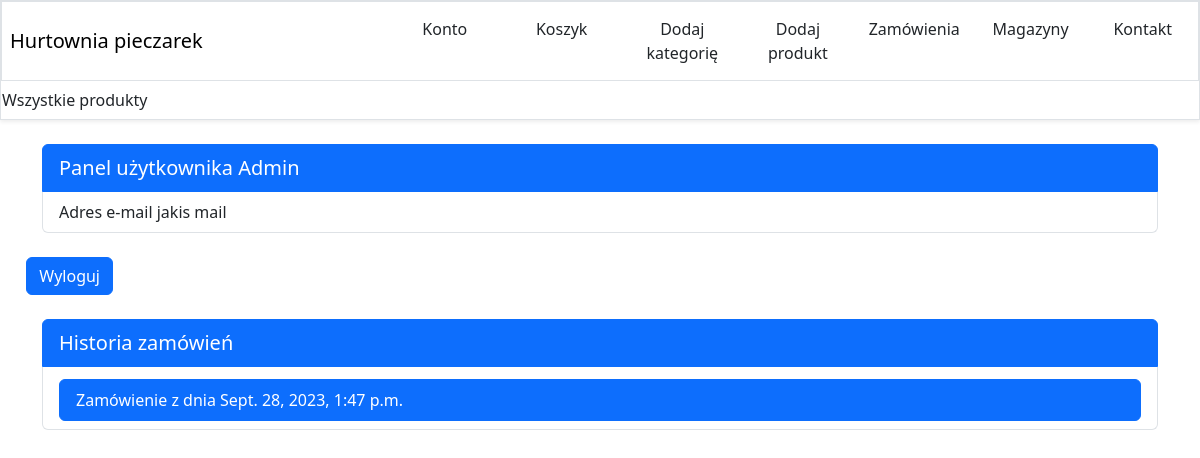
/user (signed in), run on an earlier commit of the app's database.
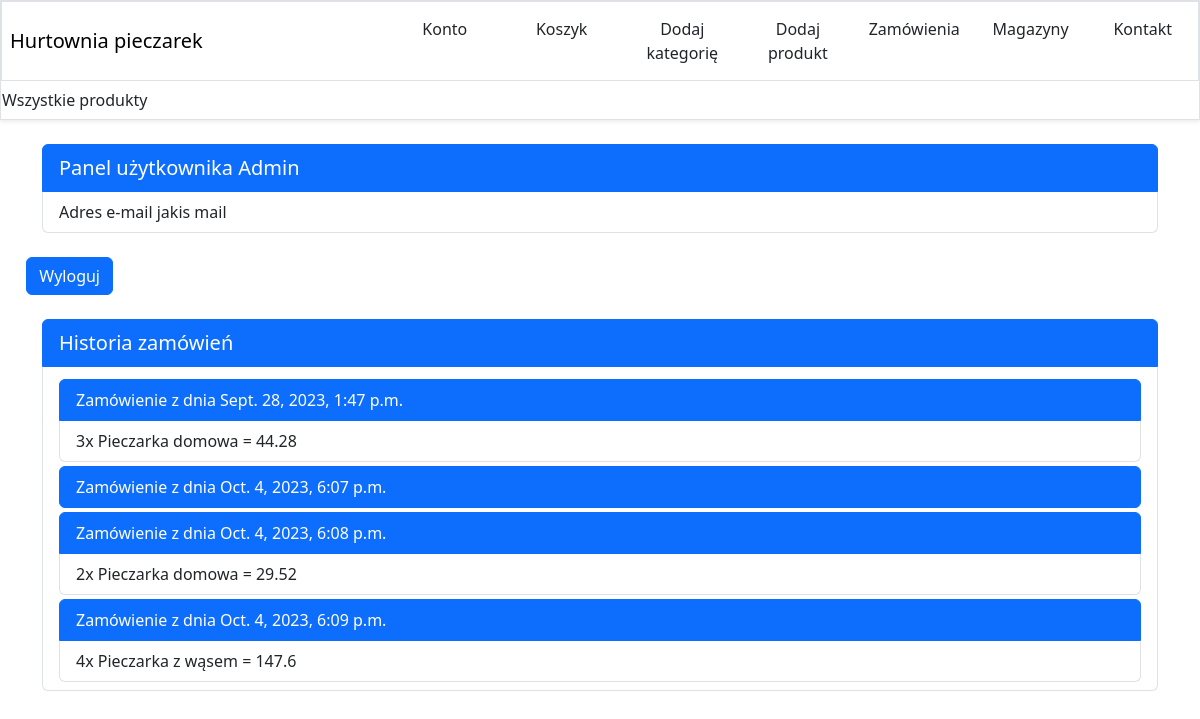
And on a later commit of the database.
### testapp/models.py (models this page shows, shortened)
class Purchase(models.Model):
    purchase_date = models.DateTimeField(default=datetime.now)
    user = models.ForeignKey(CustomUser,on_delete=models.DO_NOTHING,null=True)
    email = models.EmailField(null=True)
    def get_ordered_products(self):
        return Purchase_item.objects.filter(purchase=self)

class Purchase_item(models.Model):
    purchase    = models.ForeignKey(Purchase,on_delete = models.DO_NOTHING)
    product     = models.ForeignKey(Product,on_delete = models.DO_NOTHING)
    amount      = models.IntegerField()
    def get_brutto_price(self):
        return self.amount*self.product.get_brutto_price()

class Product(models.Model):
    product_name    = models.CharField(max_length=32)
    price           = models.IntegerField(default = 0)
    promoted        = models.BooleanField(default = False)
    category        = models.ForeignKey(Product_category,on_delete = models.PROTECT,null=True)
    tax             = models.ForeignKey(Tax,on_delete = models.PROTECT,null=True)
    description     = models.CharField(max_length=400,null=True)
    def get_brutto_price(self):
        return ceil(self.price*(1+self.tax.tax_value/100.0))/100.0

class Tax(models.Model):
    tax_value = models.IntegerField(default=23)

### testapp/views.py (the view)
@login_required
def user_page(response):
    data = get_basepage_data(response)
    data['purchases'] = Purchase.objects.filter(user=response.user)
    return render(response,'user_page.html',data)

### testapp/models.py (called while the page is built)
    def is_admin(self):
        return True if self.user_type == 1 else False

### testapp/views.py (called while the page is built)
def get_distinct_categories():
    categories_ids = Product.objects.values("category").distinct()
    categories = []
    for cat_id in categories_ids:
        categories.append(Product_category.objects.get(id=cat_id['category']))
    return categories

def get_basepage_data(response):
    return {"categories":get_distinct_categories(),"user":response.user}

### testapp/templates/user_page.html
{%extends 'base.html'%}
{%load static%}
{%block content%}
    {%if user.is_authenticated%}
    <ul class="list-group">
        <li class="fs-5 list-group-item active">Panel użytkownika {{user.username}}</li>
        <li class="list-group-item">Adres e-mail {{user.email}}</li>
    </ul>
    <div class="row mt-4">
        <div class="col-1 d-flex justify-content-end fs-4"><a href="/user/logout"class="btn btn-primary">Wyloguj</a></div>
    </div>
    <ul class="list-group mt-4">
        <li class="fs-5 list-group-item active">Historia zamówień</li>
        <li class="list-group-item">
            {%for purchase in purchases%}
            <ul class='list-group'>
                <li class="list-group-item mt-1 active">Zamówienie z dnia {{purchase.purchase_date}}</li>
                {%for product in purchase.get_ordered_products%}
                <li class="list-group-item">{{product.amount}}x   {{product.product.product_name}}  = {{product.get_brutto_price}}</li>
                {%endfor%}
            </ul>
            {%endfor%}
        </li>
    </ul>
    {%else%}
    Aby mieć dostęp do tej strony musisz się <a href="/user/login">zalogować</a>
    {%endif%}
{%endblock%}

What changed in the data, as far as the page shows it:
added Purchase_item: amount "3", product.product_name "Pieczarka domowa", get_brutto_price "44.28", shown under Purchase "Sept. 28, 2023, 1:47 p.m."
added Purchase: purchase_date "Oct. 4, 2023, 6:07 p.m."
added Purchase: purchase_date "Oct. 4, 2023, 6:08 p.m."
added Purchase_item: amount "2", product.product_name "Pieczarka domowa", get_brutto_price "29.52", shown under "Oct. 4, 2023, 6:08 p.m."
added Purchase: purchase_date "Oct. 4, 2023, 6:09 p.m."
added Purchase_item: amount "4", product.product_name "Pieczarka z wąsem", get_brutto_price "147.6", shown under "Oct. 4, 2023, 6:09 p.m."
